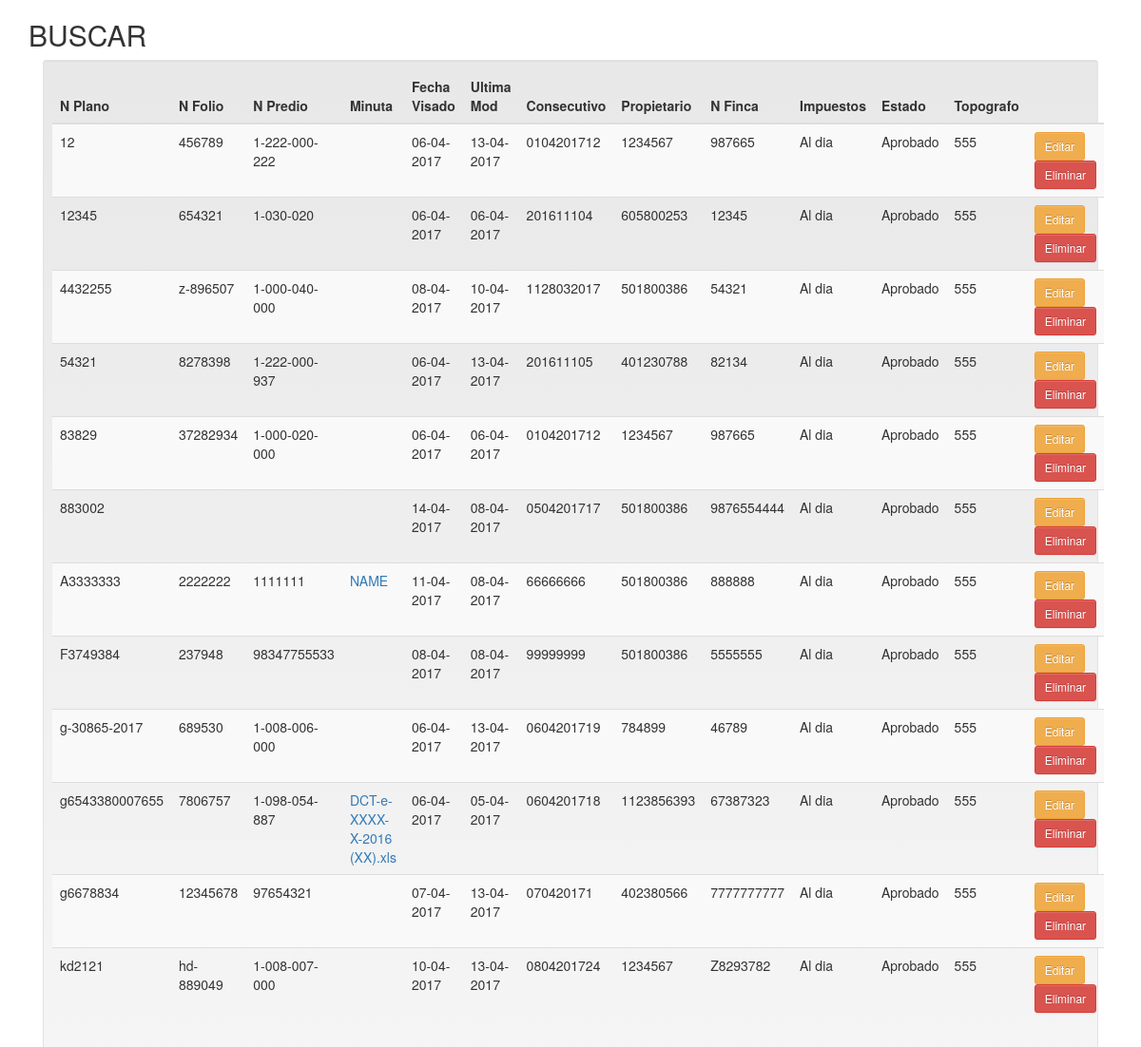
The app's page /buscar.php, older data.
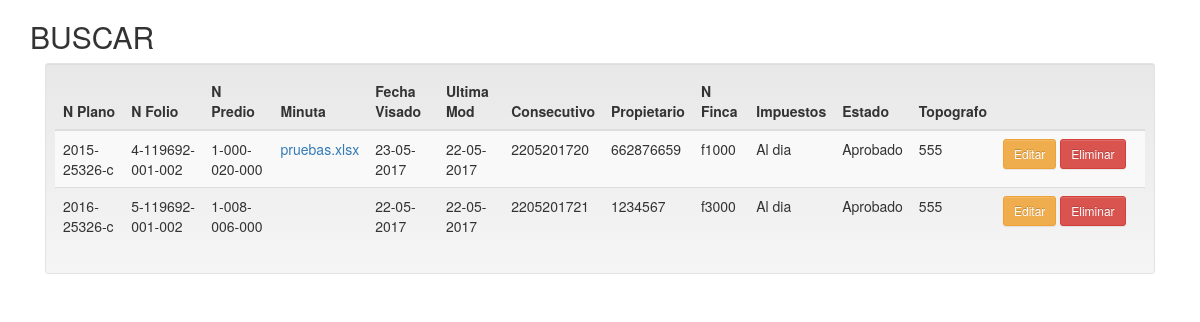
The same page, newer data.
### tables this page shows
CREATE TABLE `sv09vsdo` (
  `sv09npln` varchar(20) NOT NULL COMMENT 'tabla visado \nnumero de plano \nnumero de folio \nnumero de predio \nminuta(archivo)\nfecha de visado \nconsecutivo\ncedula de cliente-top\ncedila de propietario\nnumero de finca\ncodigo de estado\ncodigo de topografo\ncodigo de tipo de usuario\n',
  `sv09nfol` varchar(20) NOT NULL,
  `sv09npre` varchar(20) NOT NULL,
  `sv09mnt` varchar(250) NOT NULL,
  `sv09fvdp` date NOT NULL,
  `sv09fumv` date NOT NULL,
  `sv08conse` varchar(15) NOT NULL,
  `sv01cedc` varchar(15) NOT NULL,
  `sv03cedp` varchar(15) NOT NULL,
  `sv04nfin` varchar(20) NOT NULL,
  `sv02code` int(11) NOT NULL,
  `sv07cdtp` varchar(15) NOT NULL,
  `sv05codu` int(11) NOT NULL,
  PRIMARY KEY (`sv09npln`,`sv08conse`,`sv01cedc`,`sv03cedp`,`sv04nfin`,`sv02code`,`sv07cdtp`,`sv05codu`),
  KEY `fk_SV09VSDO_SV08TRMTE1_idx` (`sv08conse`,`sv01cedc`,`sv03cedp`,`sv04nfin`),
  KEY `fk_SV09VSDO_SV02ESTDO1_idx` (`sv02code`),
  KEY `fk_SV09VSDO_SV07TPGFO1_idx` (`sv07cdtp`,`sv05codu`),
  CONSTRAINT `fk_SV09VSDO_SV02ESTDO1` FOREIGN KEY (`sv02code`) REFERENCES `sv02estdo` (`sv02code`) ON DELETE NO ACTION ON UPDATE NO ACTION,
  CONSTRAINT `fk_SV09VSDO_SV07TPGFO1` FOREIGN KEY (`sv07cdtp`, `sv05codu`) REFERENCES `sv07tpgfo` (`sv07cdtp`, `sv05codu`) ON DELETE NO ACTION ON UPDATE NO ACTION,
  CONSTRAINT `fk_SV09VSDO_SV08TRMTE1` FOREIGN KEY (`sv08conse`, `sv01cedc`, `sv03cedp`, `sv04nfin`) REFERENCES `sv08trmte` (`sv08conse`, `sv01cedc`, `sv03cedp`, `sv04nfin`) ON DELETE NO ACTION ON UPDATE NO ACTION
);

### php/busqueda.php (the view, shortened to what this page needs)
<?php
include "conexion.php";
$sql1= "SELECT sv09npln,sv09nfol,sv09npre,sv09mnt,DATE_FORMAT(sv09fvdp,'%d-%m-%Y') AS sv09fvdp,DATE_FORMAT(sv09fumv,'%d-%m-%Y') AS sv09fumv,sv08conse,sv03cedp,sv04nfin,sv02code,sv07cdtp
FROM sv09vsdo
        where
          sv09npln like '%$_GET[s]%' or
          sv09nfol like '%$_GET[s]%' or
          sv09npre like '%$_GET[s]%' or
          sv08conse like '%$_GET[s]%' or
          sv03cedp like '%$_GET[s]%' or
          sv04nfin like  '%$_GET[s]%' ";
$query = $con->query($sql1);
?>
<?php if($query->num_rows>0):?>
	<div class="container-fluid">
	<div class="well well-sm text-lefh">
    <div class="content-loader">
<table cellspacing="0" width="100%" id="example" class="table table-striped table-hover table-responsive">
<thead>
	 <th>N Plano</th>
	<th>N Folio</th>
	<th>N Predio</th>
	<th>Minuta</th>
	<th>Fecha Visado</th>
	<th>Ultima Mod</th>
	<th>Consecutivo</th>
	<th>Propietario</th>
	<th>N Finca</th>
	<th>Impuestos</th>
	<th>Estado</th>
	<th>Topografo</th>
	<th></th>
</thead>
<?php while ($r=$query->fetch_array()):?>
<tr>
	<td><?php echo $r["sv09npln"]; ?></td>
	<td><?php echo $r["sv09nfol"]; ?></td>
	<td><?php echo $r["sv09npre"]; ?></td>
	<td><a href="php/mnt.php?id=<?php echo $r['sv03cedp']?>&mnt=<?php echo $r['sv09mnt']?>"><?php echo $r["sv09mnt"]; ?></a></td>
	<td><?php echo $r["sv09fvdp"]; ?></td>
	<td><?php echo $r["sv09fumv"]; ?></td>
	<td><?php echo $r["sv08conse"]; ?></td>
	<td><?php echo $r["sv03cedp"]; ?></td>
	<td><?php echo $r["sv04nfin"]; ?></td>
	<td><?php echo $r["sv02code"]== 1 ? 'Al dia' : 'Retrasado' ; ?></td>
	<td><?php if($r["sv02code"]==1){echo 'Aprobado';}elseif($r["sv02code"]==2){echo 'Rechazado';}else{echo 'En proceso';} ?></td>
	<td><?php echo $r["sv07cdtp"]; ?></td>
	<td style="width:150px;">
		<a href="./editar.php?sv09npln=<?php echo $r["sv09npln"];?>" class="btn btn-sm btn-warning">Editar</a>
		<a href="#" id="del-<?php echo $r["sv09npln"];?>" class="btn btn-sm btn-danger">Eliminar</a>
	</td>
</tr>
<?php endwhile; mysqli_close($con);?>
</table>
</div>
</div>
</div>
<?php else:?>
	<p class="alert alert-warning">No hay resultados</p>
<?php endif;?>

### buscar.php (shortened to what this page needs)
<!DOCTYPE html>
<html lang="es">
<head>
<link href="public\bootstrap\bootstrap\css\bootstrap.min.css" rel="stylesheet" media="screen">
<link href="public\bootstrap\bootstrap\css\bootstrap-theme.min.css" rel="stylesheet" media="screen">
<link rel="stylesheet" href="https://maxcdn.bootstrapcdn.com/bootstrap/3.3.7/css/bootstrap.min.css">
<link href="assets/datatables.min.css" rel="stylesheet" type="text/css">
<link rel="stylesheet" href="public\css\stylesheet.css" type="text/css">
	</head>
	<body>
<div class="container">
<div class="row">
<div class="col-md-12">
		<h2>BUSCAR</h2>
<?php include "php/busqueda.php"; ?>
</div>
</div>
</div>
	</body>
</html>

Row changes from the older to the newer data that the page shows:
removed sv09vsdo: sv09npln "12", sv09nfol "456789", sv09npre "1-222-000-222", sv09fvdp "06-04-2017", sv09fumv "13-04-2017", sv08conse "0104201712", sv03cedp "1234567", sv04nfin "987665", shows "Al dia", shows "Aprobado", sv07cdtp "555"
removed sv09vsdo: sv09npln "12345", sv09nfol "654321", sv09npre "1-030-020", sv09fvdp "06-04-2017", sv09fumv "06-04-2017", sv08conse "201611104", sv03cedp "605800253", sv04nfin "12345", shows "Al dia", shows "Aprobado", sv07cdtp "555"
removed sv09vsdo: sv09npln "4432255", sv09nfol "z-896507", sv09npre "1-000-040-000", sv09fvdp "08-04-2017", sv09fumv "10-04-2017", sv08conse "1128032017", sv03cedp "501800386", sv04nfin "54321", shows "Al dia", shows "Aprobado", sv07cdtp "555"
removed sv09vsdo: sv09npln "54321", sv09nfol "8278398", sv09npre "1-222-000-937", sv09fvdp "06-04-2017", sv09fumv "13-04-2017", sv08conse "201611105", sv03cedp "401230788", sv04nfin "82134", shows "Al dia", shows "Aprobado", sv07cdtp "555"
removed sv09vsdo: sv09npln "83829", sv09nfol "37282934", sv09npre "1-000-020-000", sv09fvdp "06-04-2017", sv09fumv "06-04-2017", sv08conse "0104201712", sv03cedp "1234567", sv04nfin "987665", shows "Al dia", shows "Aprobado", sv07cdtp "555"
removed sv09vsdo: sv09npln "883002", sv09fvdp "14-04-2017", sv09fumv "08-04-2017", sv08conse "0504201717", sv03cedp "501800386", sv04nfin "9876554444", shows "Al dia", shows "Aprobado", sv07cdtp "555"
removed sv09vsdo: sv09npln "A3333333", sv09nfol "2222222", sv09npre "1111111", sv09mnt "NAME", sv09fvdp "11-04-2017", sv09fumv "08-04-2017", sv08conse "66666666", sv03cedp "501800386", sv04nfin "888888", shows "Al dia", shows "Aprobado", sv07cdtp "555"
removed sv09vsdo: sv09npln "F3749384", sv09nfol "237948", sv09npre "98347755533", sv09fvdp "08-04-2017", sv09fumv "08-04-2017", sv08conse "99999999", sv03cedp "501800386", sv04nfin "5555555", shows "Al dia", shows "Aprobado", sv07cdtp "555"
removed sv09vsdo: sv09npln "g-30865-2017", sv09nfol "689530", sv09npre "1-008-006-000", sv09fvdp "06-04-2017", sv09fumv "13-04-2017", sv08conse "0604201719", sv03cedp "784899", sv04nfin "46789", shows "Al dia", shows "Aprobado", sv07cdtp "555"
removed sv09vsdo: sv09npln "g6543380007655", sv09nfol "7806757", sv09npre "1-098-054-887", sv09mnt "DCT-e-XXXX-X-2016 (XX).xls", sv09fvdp "06-04-2017", sv09fumv "05-04-2017", sv08conse "0604201718", sv03cedp "1123856393", sv04nfin "67387323", shows "Al dia", shows "Aprobado", sv07cdtp "555"
removed sv09vsdo: sv09npln "g6678834", sv09nfol "12345678", sv09npre "97654321", sv09fvdp "07-04-2017", sv09fumv "13-04-2017", sv08conse "070420171", sv03cedp "402380566", sv04nfin "7777777777", shows "Al dia", shows "Aprobado", sv07cdtp "555"
removed sv09vsdo: sv09npln "kd2121", sv09nfol "hd-889049", sv09npre "1-008-007-000", sv09fvdp "10-04-2017", sv09fumv "13-04-2017", sv08conse "0804201724", sv03cedp "1234567", sv04nfin "Z8293782", shows "Al dia", shows "Aprobado", sv07cdtp "555"
added sv09vsdo: sv09npln "2015-25326-c", sv09nfol "4-119692-001-002", sv09npre "1-000-020-000", sv09mnt "pruebas.xlsx", sv09fvdp "23-05-2017", sv09fumv "22-05-2017", sv08conse "2205201720", sv03cedp "662876659", sv04nfin "f1000", shows "Al dia", shows "Aprobado", sv07cdtp "555"
added sv09vsdo: sv09npln "2016-25326-c", sv09nfol "5-119692-001-002", sv09npre "1-008-006-000", sv09fvdp "22-05-2017", sv09fumv "22-05-2017", sv08conse "2205201721", sv03cedp "1234567", sv04nfin "f3000", shows "Al dia", shows "Aprobado", sv07cdtp "555"
